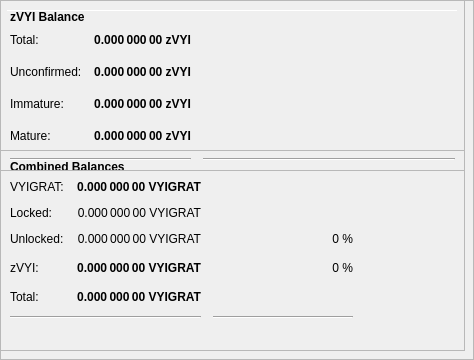
        <widget class="QFrame" name="frameObfuscation">
         <property name="minimumSize">
          <size>
           <width>0</width>
           <height>350</height>
          </size>
         </property>
         <property name="layoutDirection">
          <enum>Qt::LeftToRight</enum>
         </property>
         <property name="frameShape">
          <enum>QFrame::StyledPanel</enum>
         </property>
         <property name="frameShadow">
          <enum>QFrame::Raised</enum>
         </property>
         <widget class="QPushButton" name="runAutoDenom">
          <property name="geometry">
           <rect>
            <x>251</x>
            <y>17</y>
            <width>1</width>
            <height>1</height>
           </rect>
          </property>
          <property name="palette">
           <palette>
            <active>
             <colorrole role="WindowText">
              <brush brushstyle="SolidPattern">
               <color alpha="255">
                <red>0</red>
                <green>0</green>
                <blue>0</blue>
               </color>
              </brush>
             </colorrole>
             <colorrole role="Button">
              <brush brushstyle="SolidPattern">
               <color alpha="255">
                <red>239</red>
                <green>238</green>
                <blue>238</blue>
               </color>
              </brush>
             </colorrole>
             <colorrole role="Light">
              <brush brushstyle="SolidPattern">
               <color alpha="255">
                <red>255</red>
                <green>255</green>
                <blue>255</blue>
               </color>
              </brush>
             </colorrole>
             <colorrole role="Midlight">
              <brush brushstyle="SolidPattern">
               <color alpha="255">
                <red>247</red>
                <green>246</green>
                <blue>246</blue>
               </color>
              </brush>
             </colorrole>
             <colorrole role="Dark">
              <brush brushstyle="SolidPattern">
               <color alpha="255">
                <red>119</red>
                <green>119</green>
                <blue>119</blue>
               </color>
              </brush>
             </colorrole>
             <colorrole role="Mid">
              <brush brushstyle="SolidPattern">
               <color alpha="255">
                <red>159</red>
                <green>159</green>
                <blue>159</blue>
               </color>
              </brush>
             </colorrole>
             <colorrole role="Text">
              <brush brushstyle="SolidPattern">
               <color alpha="255">
                <red>0</red>
                <green>0</green>
                <blue>0</blue>
               </color>
              </brush>
             </colorrole>
             <colorrole role="BrightText">
              <brush brushstyle="SolidPattern">
               <color alpha="255">
                <red>255</red>
                <green>255</green>
                <blue>255</blue>
               </color>
              </brush>
             </colorrole>
             <colorrole role="ButtonText">
              <brush brushstyle="SolidPattern">
               <color alpha="255">
                <red>0</red>
                <green>0</green>
                <blue>0</blue>
               </color>
              </brush>
             </colorrole>
             <colorrole role="Base">
              <brush brushstyle="SolidPattern">
               <color alpha="255">
                <red>255</red>
                <green>255</green>
                <blue>255</blue>
               </color>
              </brush>
             </colorrole>
             <colorrole role="Window">
              <brush brushstyle="SolidPattern">
               <color alpha="255">
                <red>239</red>
                <green>238</green>
                <blue>238</blue>
               </color>
              </brush>
             </colorrole>
             <colorrole role="Shadow">
              <brush brushstyle="SolidPattern">
               <color alpha="255">
                <red>0</red>
                <green>0</green>
                <blue>0</blue>
               </color>
              </brush>
             </colorrole>
             <colorrole role="AlternateBase">
              <brush brushstyle="SolidPattern">
               <color alpha="255">
                <red>247</red>
                <green>246</green>
                <blue>246</blue>
               </color>
              </brush>
             </colorrole>
             <colorrole role="ToolTipBase">
              <brush brushstyle="SolidPattern">
               <color alpha="255">
                <red>255</red>
                <green>255</green>
                <blue>220</blue>
               </color>
              </brush>
             </colorrole>
             <colorrole role="ToolTipText">
              <brush brushstyle="SolidPattern">
               <color alpha="255">
                <red>0</red>
                <green>0</green>
                <blue>0</blue>
               </color>
              </brush>
             </colorrole>
            </active>
            <inactive>
             <colorrole role="WindowText">
              <brush brushstyle="SolidPattern">
               <color alpha="255">
                <red>0</red>
                <green>0</green>
                <blue>0</blue>
               </color>
              </brush>
             </colorrole>
             <colorrole role="Button">
              <brush brushstyle="SolidPattern">
               <color alpha="255">
                <red>239</red>
                <green>238</green>
                <blue>238</blue>
               </color>
              </brush>
             </colorrole>
             <colorrole role="Light">
              <brush brushstyle="SolidPattern">
               <color alpha="255">
                <red>255</red>
                <green>255</green>
                <blue>255</blue>
               </color>
              </brush>
             </colorrole>
             <colorrole role="Midlight">
              <brush brushstyle="SolidPattern">
               <color alpha="255">
                <red>247</red>
                <green>246</green>
                <blue>246</blue>
               </color>
              </brush>
             </colorrole>
             <colorrole role="Dark">
              <brush brushstyle="SolidPattern">
               <color alpha="255">
                <red>119</red>
                <green>119</green>
                <blue>119</blue>
               </color>
              </brush>
             </colorrole>
             <colorrole role="Mid">
              <brush brushstyle="SolidPattern">
               <color alpha="255">
                <red>159</red>
                <green>159</green>
                <blue>159</blue>
               </color>
              </brush>
             </colorrole>
             <colorrole role="Text">
              <brush brushstyle="SolidPattern">
               <color alpha="255">
                <red>0</red>
                <green>0</green>
                <blue>0</blue>
               </color>
              </brush>
             </colorrole>
             <colorrole role="BrightText">
              <brush brushstyle="SolidPattern">
               <color alpha="255">
                <red>255</red>
                <green>255</green>
                <blue>255</blue>
               </color>
              </brush>
             </colorrole>
             <colorrole role="ButtonText">
              <brush brushstyle="SolidPattern">
               <color alpha="255">
                <red>0</red>
                <green>0</green>
                <blue>0</blue>
               </color>
              </brush>
             </colorrole>
             <colorrole role="Base">
              <brush brushstyle="SolidPattern">
               <color alpha="255">
                <red>255</red>
                <green>255</green>
                <blue>255</blue>
               </color>
              </brush>
             </colorrole>
             <colorrole role="Window">
              <brush brushstyle="SolidPattern">
               <color alpha="255">
                <red>239</red>
                <green>238</green>
                <blue>238</blue>
               </color>
              </brush>
             </colorrole>
             <colorrole role="Shadow">
              <brush brushstyle="SolidPattern">
               <color alpha="255">
                <red>0</red>
                <green>0</green>
                <blue>0</blue>
               </color>
              </brush>
             </colorrole>
             <colorrole role="AlternateBase">
              <brush brushstyle="SolidPattern">
               <color alpha="255">
                <red>247</red>
                <green>246</green>
                <blue>246</blue>
               </color>
              </brush>
             </colorrole>
             <colorrole role="ToolTipBase">
              <brush brushstyle="SolidPattern">
               <color alpha="255">
                <red>255</red>
                <green>255</green>
                <blue>220</blue>
               </color>
              </brush>
             </colorrole>
             <colorrole role="ToolTipText">
              <brush brushstyle="SolidPattern">
               <color alpha="255">
                <red>0</red>
                <green>0</green>
                <blue>0</blue>
               </color>
              </brush>
             </colorrole>
            </inactive>
            <disabled>
             <colorrole role="WindowText">
              <brush brushstyle="SolidPattern">
               <color alpha="255">
                <red>119</red>
                <green>119</green>
                <blue>119</blue>
               </color>
              </brush>
             </colorrole>
             <colorrole role="Button">
              <brush brushstyle="SolidPattern">
               <color alpha="255">
                <red>239</red>
                <green>238</green>
                <blue>238</blue>
               </color>
              </brush>
             </colorrole>
             <colorrole role="Light">
              <brush brushstyle="SolidPattern">
               <color alpha="255">
                <red>255</red>
                <green>255</green>
                <blue>255</blue>
               </color>
              </brush>
             </colorrole>
             <colorrole role="Midlight">
              <brush brushstyle="SolidPattern">
               <color alpha="255">
                <red>247</red>
                <green>246</green>
                <blue>246</blue>
               </color>
              </brush>
             </colorrole>
             <colorrole role="Dark">
              <brush brushstyle="SolidPattern">
               <color alpha="255">
                <red>119</red>
                <green>119</green>
                <blue>119</blue>
               </color>
              </brush>
             </colorrole>
             <colorrole role="Mid">
              <brush brushstyle="SolidPattern">
               <color alpha="255">
                <red>159</red>
                <green>159</green>
                <blue>159</blue>
               </color>
              </brush>
             </colorrole>
             <colorrole role="Text">
              <brush brushstyle="SolidPattern">
               <color alpha="255">
                <red>119</red>
                <green>119</green>
                <blue>119</blue>
               </color>
              </brush>
             </colorrole>
             <colorrole role="BrightText">
              <brush brushstyle="SolidPattern">
               <color alpha="255">
                <red>255</red>
                <green>255</green>
                <blue>255</blue>
               </color>
              </brush>
             </colorrole>
             <colorrole role="ButtonText">
              <brush brushstyle="SolidPattern">
               <color alpha="255">
                <red>119</red>
                <green>119</green>
                <blue>119</blue>
               </color>
              </brush>
             </colorrole>
             <colorrole role="Base">
              <brush brushstyle="SolidPattern">
               <color alpha="255">
                <red>239</red>
                <green>238</green>
                <blue>238</blue>
               </color>
              </brush>
             </colorrole>
             <colorrole role="Window">
              <brush brushstyle="SolidPattern">
               <color alpha="255">
                <red>239</red>
                <green>238</green>
                <blue>238</blue>
               </color>
              </brush>
             </colorrole>
             <colorrole role="Shadow">
              <brush brushstyle="SolidPattern">
               <color alpha="255">
                <red>0</red>
                <green>0</green>
                <blue>0</blue>
               </color>
              </brush>
             </colorrole>
             <colorrole role="AlternateBase">
              <brush brushstyle="SolidPattern">
               <color alpha="255">
                <red>239</red>
                <green>238</green>
                <blue>238</blue>
               </color>
              </brush>
             </colorrole>
             <colorrole role="ToolTipBase">
              <brush brushstyle="SolidPattern">
               <color alpha="255">
                <red>255</red>
                <green>255</green>
                <blue>220</blue>
               </color>
              </brush>
             </colorrole>
             <colorrole role="ToolTipText">
              <brush brushstyle="SolidPattern">
               <color alpha="255">
                <red>0</red>
                <green>0</green>
                <blue>0</blue>
               </color>
              </brush>
             </colorrole>
            </disabled>
           </palette>
          </property>
          <property name="focusPolicy">
           <enum>Qt::NoFocus</enum>
          </property>
          <property name="autoFillBackground">
           <bool>true</bool>
          </property>
          <property name="text">
           <string/>
          </property>
          <property name="flat">
           <bool>true</bool>
          </property>
         </widget>
         <widget class="Line" name="line">
          <property name="geometry">
           <rect>
            <x>7</x>
            <y>10</y>
            <width>451</width>
            <height>1</height>
           </rect>
          </property>
          <property name="orientation">
           <enum>Qt::Horizontal</enum>
          </property>
         </widget>
         <widget class="QFrame" name="frame_3">
          <property name="geometry">
           <rect>
            <x>0</x>
            <y>150</y>
            <width>465</width>
            <height>201</height>
           </rect>
          </property>
          <property name="frameShape">
           <enum>QFrame::StyledPanel</enum>
          </property>
          <property name="frameShadow">
           <enum>QFrame::Raised</enum>
          </property>
          <layout class="QVBoxLayout" name="verticalLayout_5">
           <item>
            <layout class="QHBoxLayout" name="horizontalLayout_5" stretch="0">
             <item>
              <widget class="QLabel" name="label_5z">
               <property name="maximumSize">
                <size>
                 <width>16777215</width>
                 <height>20</height>
                </size>
               </property>
               <property name="font">
                <font>
                 <weight>75</weight>
                 <bold>true</bold>
                </font>
               </property>
               <property name="toolTip">
                <string>Combined Balances (including unconfirmed and immature coins)</string>
               </property>
               <property name="text">
                <string>&lt;html&gt;&lt;head/&gt;&lt;body&gt;&lt;p&gt;Combined Balances&lt;/p&gt;&lt;/body&gt;&lt;/html&gt;</string>
               </property>
              </widget>
             </item>
            </layout>
           </item>
           <item>
            <layout class="QGridLayout" name="gridLayout_3">
             <property name="spacing">
              <number>12</number>
             </property>
             <item row="7" column="0" colspan="2">
              <widget class="Line" name="lineSpendableBalance_3">
               <property name="orientation">
                <enum>Qt::Horizontal</enum>
               </property>
              </widget>
             </item>
             <item row="7" column="2">
              <widget class="Line" name="lineWatchBalance_3">
               <property name="sizePolicy">
                <sizepolicy hsizetype="Preferred" vsizetype="Fixed">
                 <horstretch>0</horstretch>
                 <verstretch>0</verstretch>
                </sizepolicy>
               </property>
               <property name="minimumSize">
                <size>
                 <width>140</width>
                 <height>0</height>
                </size>
               </property>
               <property name="orientation">
                <enum>Qt::Horizontal</enum>
               </property>
              </widget>
             </item>
             <item row="4" column="1">
              <widget class="QLabel" name="labelzBalancez">
               <property name="font">
                <font>
                 <weight>75</weight>
                 <bold>true</bold>
                </font>
               </property>
               <property name="cursor">
                <cursorShape>IBeamCursor</cursorShape>
               </property>
               <property name="toolTip">
                <string>Total of transactions that have yet to be confirmed, and do not yet count toward the spendable balance</string>
               </property>
               <property name="text">
                <string notr="true">0.000 000 00 VYIGRAT</string>
               </property>
               <property name="alignment">
                <set>Qt::AlignRight|Qt::AlignTrailing|Qt::AlignVCenter</set>
               </property>
               <property name="textInteractionFlags">
                <set>Qt::LinksAccessibleByMouse|Qt::TextSelectableByKeyboard|Qt::TextSelectableByMouse</set>
               </property>
              </widget>
             </item>
             <item row="6" column="1">
              <widget class="QLabel" name="labelTotalz">
               <property name="font">
                <font>
                 <weight>75</weight>
                 <bold>true</bold>
                </font>
               </property>
               <property name="cursor">
                <cursorShape>IBeamCursor</cursorShape>
               </property>
               <property name="toolTip">
                <string>Total Balance, including unconfirmed and immature coins.</string>
               </property>
               <property name="text">
                <string notr="true">0.000 000 00 VYIGRAT</string>
               </property>
               <property name="alignment">
                <set>Qt::AlignRight|Qt::AlignTrailing|Qt::AlignVCenter</set>
               </property>
               <property name="textInteractionFlags">
                <set>Qt::LinksAccessibleByMouse|Qt::TextSelectableByKeyboard|Qt::TextSelectableByMouse</set>
               </property>
              </widget>
             </item>
             <item row="4" column="3">
              <spacer name="horizontalSpacer_6">
               <property name="orientation">
                <enum>Qt::Horizontal</enum>
               </property>
               <property name="sizeHint" stdset="0">
                <size>
                 <width>40</width>
                 <height>20</height>
                </size>
               </property>
              </spacer>
             </item>
             <item row="6" column="0">
              <widget class="QLabel" name="labelTotalTextz">
               <property name="text">
                <string>Total:</string>
               </property>
              </widget>
             </item>
             <item row="1" column="0">
              <widget class="QLabel" name="labelBalanceTextz">
               <property name="text">
                <string>VYIGRAT:</string>
               </property>
              </widget>
             </item>
             <item row="1" column="1">
              <widget class="QLabel" name="labelBalancez">
               <property name="font">
                <font>
                 <weight>75</weight>
                 <bold>true</bold>
                </font>
               </property>
               <property name="cursor">
                <cursorShape>IBeamCursor</cursorShape>
               </property>
               <property name="toolTip">
                <string>Your current spendable balance</string>
               </property>
               <property name="text">
                <string notr="true">0.000 000 00 VYIGRAT</string>
               </property>
               <property name="alignment">
                <set>Qt::AlignRight|Qt::AlignTrailing|Qt::AlignVCenter</set>
               </property>
               <property name="textInteractionFlags">
                <set>Qt::LinksAccessibleByMouse|Qt::TextSelectableByKeyboard|Qt::TextSelectableByMouse</set>
               </property>
              </widget>
             </item>
             <item row="4" column="0">
              <widget class="QLabel" name="labelzBalanceTextz">
               <property name="toolTip">
                <string/>
               </property>
               <property name="text">
                <string>zVYI:</string>
               </property>
              </widget>
             </item>
             <item row="4" column="2">
              <widget class="QLabel" name="labelzVYIPercent">
               <property name="toolTip">
                <string>Current percentage of zVYI.
If AutoMint is enabled this percentage will settle around the configured AutoMint percentage (default = 10%)</string>
               </property>
               <property name="text">
                <string>0 %</string>
               </property>
               <property name="alignment">
                <set>Qt::AlignRight|Qt::AlignTrailing|Qt::AlignVCenter</set>
               </property>
              </widget>
             </item>
             <item row="6" column="2">
              <widget class="QLabel" name="label100Percent">
               <property name="text">
                <string/>
               </property>
               <property name="alignment">
                <set>Qt::AlignRight|Qt::AlignTrailing|Qt::AlignVCenter</set>
               </property>
              </widget>
             </item>
             <item row="2" column="1">
              <widget class="QLabel" name="labelLockedBalance">
               <property name="toolTip">
                <string>Locked VYIGRAT or Masternode collaterals. These are excluded from zVYI minting.</string>
               </property>
               <property name="text">
                <string>0.000 000 00 VYIGRAT</string>
               </property>
               <property name="alignment">
                <set>Qt::AlignRight|Qt::AlignTrailing|Qt::AlignVCenter</set>
               </property>
              </widget>
             </item>
             <item row="2" column="0">
              <widget class="QLabel" name="labelLockedBalanceText">
               <property name="toolTip">
                <string>Locked VYIGRAT or Masternode collaterals. These are excluded from zVYI minting.</string>
               </property>
               <property name="text">
                <string>Locked:</string>
               </property>
              </widget>
             </item>
             <item row="3" column="0">
              <widget class="QLabel" name="labelUnLockedBalanceText">
               <property name="toolTip">
                <string>Unlocked VYIGRATs. These can be used for zVYI minting.</string>
               </property>
               <property name="text">
                <string>Unlocked:</string>
               </property>
              </widget>
             </item>
             <item row="3" column="1">
              <widget class="QLabel" name="labelUnLockedBalance">
               <property name="toolTip">
                <string>Unlocked VYIGRATs. These can be used for zVYI minting.</string>
               </property>
               <property name="text">
                <string>0.000 000 00 VYIGRAT</string>
               </property>
               <property name="alignment">
                <set>Qt::AlignRight|Qt::AlignTrailing|Qt::AlignVCenter</set>
               </property>
              </widget>
             </item>
             <item row="3" column="2">
              <widget class="QLabel" name="labelVYIGRATPercent">
               <property name="text">
                <string>0 %</string>
               </property>
               <property name="alignment">
                <set>Qt::AlignRight|Qt::AlignTrailing|Qt::AlignVCenter</set>
               </property>
              </widget>
             </item>
            </layout>
           </item>
           <item>
            <spacer name="verticalSpacer">
             <property name="orientation">
              <enum>Qt::Vertical</enum>
             </property>
             <property name="sizeHint" stdset="0">
              <size>
               <width>20</width>
               <height>40</height>
              </size>
             </property>
            </spacer>
           </item>
          </layout>
         </widget>
         <widget class="QFrame" name="frame_4">
          <property name="geometry">
           <rect>
            <x>0</x>
            <y>0</y>
            <width>465</width>
            <height>171</height>
           </rect>
          </property>
          <property name="frameShape">
           <enum>QFrame::StyledPanel</enum>
          </property>
          <property name="frameShadow">
           <enum>QFrame::Raised</enum>
          </property>
          <layout class="QVBoxLayout" name="verticalLayout_7">
           <item>
            <layout class="QHBoxLayout" name="horizontalLayout_8" stretch="0">
             <item>
              <widget class="QLabel" name="label_5z_3">
               <property name="maximumSize">
                <size>
                 <width>16777215</width>
                 <height>20</height>
                </size>
               </property>
               <property name="font">
                <font>
                 <weight>75</weight>
                 <bold>true</bold>
                </font>
               </property>
               <property name="text">
                <string>zVYI Balance</string>
               </property>
              </widget>
             </item>
            </layout>
           </item>
           <item>
            <layout class="QGridLayout" name="gridLayout_5">
             <property name="spacing">
              <number>12</number>
             </property>
             <item row="4" column="0">
              <widget class="QLabel" name="labelzBalanceMatureText">
               <property name="toolTip">
                <string>Mature: more than 20 confirmation and more than 1 mints of the same denomination after it was minted.
These zVYI are spendable.</string>
               </property>
               <property name="text">
                <string>Mature:</string>
               </property>
              </widget>
             </item>
             <item row="5" column="0" colspan="2">
              <widget class="Line" name="lineSpendableBalance_5">
               <property name="orientation">
                <enum>Qt::Horizontal</enum>
               </property>
              </widget>
             </item>
             <item row="1" column="1">
              <widget class="QLabel" name="labelzBalance">
               <property name="font">
                <font>
                 <weight>75</weight>
                 <bold>true</bold>
                </font>
               </property>
               <property name="cursor">
                <cursorShape>IBeamCursor</cursorShape>
               </property>
               <property name="toolTip">
                <string>All available zVYI, unconfirmed and immature zVYI included.</string>
               </property>
               <property name="text">
                <string notr="true">0.000 000 00 zVYI</string>
               </property>
               <property name="alignment">
                <set>Qt::AlignRight|Qt::AlignTrailing|Qt::AlignVCenter</set>
               </property>
               <property name="textInteractionFlags">
                <set>Qt::LinksAccessibleByMouse|Qt::TextSelectableByKeyboard|Qt::TextSelectableByMouse</set>
               </property>
              </widget>
             </item>
             <item row="5" column="2">
              <widget class="Line" name="lineWatchBalance_5">
               <property name="sizePolicy">
                <sizepolicy hsizetype="Preferred" vsizetype="Fixed">
                 <horstretch>0</horstretch>
                 <verstretch>0</verstretch>
                </sizepolicy>
               </property>
               <property name="minimumSize">
                <size>
                 <width>140</width>
                 <height>0</height>
                </size>
               </property>
               <property name="orientation">
                <enum>Qt::Horizontal</enum>
               </property>
              </widget>
             </item>
             <item row="1" column="0">
              <widget class="QLabel" name="labelzBalanceText">
               <property name="toolTip">
                <string>All available zVYI, unconfirmed and immature zVYI included.</string>
               </property>
               <property name="text">
                <string>Total:</string>
               </property>
              </widget>
             </item>
             <item row="1" column="2">
              <spacer name="horizontalSpacer_8">
               <property name="orientation">
                <enum>Qt::Horizontal</enum>
               </property>
               <property name="sizeHint" stdset="0">
                <size>
                 <width>40</width>
                 <height>20</height>
                </size>
               </property>
              </spacer>
             </item>
             <item row="4" column="2">
              <spacer name="horizontalSpacer_4">
               <property name="orientation">
                <enum>Qt::Horizontal</enum>
               </property>
               <property name="sizeHint" stdset="0">
                <size>
                 <width>40</width>
                 <height>20</height>
                </size>
               </property>
              </spacer>
             </item>
             <item row="4" column="1">
              <widget class="QLabel" name="labelzBalanceMature">
               <property name="font">
                <font>
                 <weight>75</weight>
                 <bold>true</bold>
                </font>
               </property>
               <property name="toolTip">
                <string>Mature: more than 20 confirmation and more than 1 mints of the same denomination after it was minted.
These zVYI are spendable.</string>
               </property>
               <property name="text">
                <string>0.000 000 00 zVYI</string>
               </property>
               <property name="alignment">
                <set>Qt::AlignRight|Qt::AlignTrailing|Qt::AlignVCenter</set>
               </property>
              </widget>
             </item>
             <item row="2" column="0">
              <widget class="QLabel" name="labelzBalanceUnconfirmedText">
               <property name="toolTip">
                <string>Unconfirmed: less than 20 confirmations
Immature: confirmed, but less than 1 mints of the same denomination after it was minted</string>
               </property>
               <property name="text">
                <string>Unconfirmed:</string>
               </property>
              </widget>
             </item>
             <item row="2" column="1">
              <widget class="QLabel" name="labelzBalanceUnconfirmed">
               <property name="font">
                <font>
                 <weight>75</weight>
                 <bold>true</bold>
                </font>
               </property>
               <property name="toolTip">
                <string>Unconfirmed: less than 20 confirmations
Immature: confirmed, but less than 1 mints of the same denomination after it was minted</string>
               </property>
               <property name="text">
                <string>0.000 000 00 zVYI</string>
               </property>
               <property name="alignment">
                <set>Qt::AlignRight|Qt::AlignTrailing|Qt::AlignVCenter</set>
               </property>
              </widget>
             </item>
             <item row="2" column="2">
              <spacer name="horizontalSpacer_5">
               <property name="orientation">
                <enum>Qt::Horizontal</enum>
               </property>
               <property name="sizeHint" stdset="0">
                <size>
                 <width>40</width>
                 <height>20</height>
                </size>
               </property>
              </spacer>
             </item>
             <item row="3" column="0">
              <widget class="QLabel" name="labelzBalanceImmatureText">
               <property name="toolTip">
                <string>Unconfirmed: less than 20 confirmations
Immature: confirmed, but less than 1 mints of the same denomination after it was minted</string>
               </property>
               <property name="text">
                <string>Immature:</string>
               </property>
              </widget>
             </item>
             <item row="3" column="1">
              <widget class="QLabel" name="labelzBalanceImmature">
               <property name="font">
                <font>
                 <weight>75</weight>
                 <bold>true</bold>
                </font>
               </property>
               <property name="toolTip">
                <string>Unconfirmed: less than 20 confirmations
Immature: confirmed, but less than 1 mints of the same denomination after it was minted</string>
               </property>
               <property name="text">
                <string>0.000 000 00 zVYI</string>
               </property>
               <property name="alignment">
                <set>Qt::AlignRight|Qt::AlignTrailing|Qt::AlignVCenter</set>
               </property>
              </widget>
             </item>
             <item row="3" column="2">
              <spacer name="horizontalSpacer_7">
               <property name="orientation">
                <enum>Qt::Horizontal</enum>
               </property>
               <property name="sizeHint" stdset="0">
                <size>
                 <width>40</width>
                 <height>20</height>
                </size>
               </property>
              </spacer>
             </item>
            </layout>
           </item>
          </layout>
         </widget>
        </widget>
